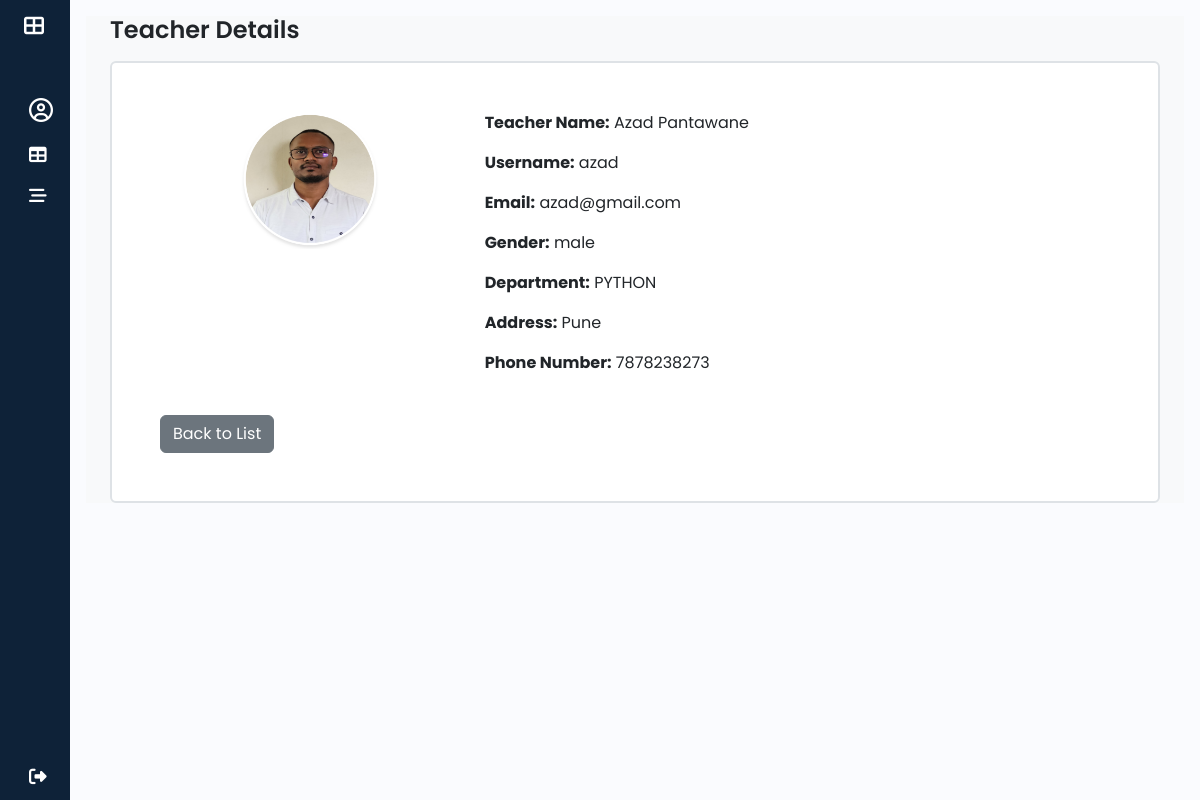
Page /admins/teacher/detail/26/ on the committed database.
### attendance/models.py (models this page shows, shortened)
class Teacher(models.Model):
    user = models.OneToOneField(User,on_delete=models.CASCADE,primary_key=True,related_name='teacher_model')
    gender = models.CharField(max_length=20,default='male')
    phone_no = models.CharField(max_length=10,unique=True,null=True,blank=True)
    address = models.TextField(null=True,blank=True)
    joining_date = models.DateField(auto_now_add=True)
    department = models.CharField(max_length=100,null=True,blank=True)
    is_active = models.BooleanField(default=True)
    created_at = models.DateTimeField(auto_now_add=True,blank=True,null=True)
    updated_at = models.DateTimeField(auto_now=True,blank=True,null=True)

class User(AbstractUser):
    USER_TYPE = [
        ('ADMIN', 'Admin'),
        ('STUDENT','student'),
        ('TEACHER','teacher'),
    ]
    user_type = models.CharField(max_length=25,choices = USER_TYPE,default='STUDENT',null=False,blank=False)
    profile_pic = models.ImageField(upload_to='profile_pics/',null=True,blank=True)
    email_verified = models.BooleanField(default=False)
    otp = models.CharField(max_length=6, blank=True, null=True)
    groups = models.ManyToManyField(
        Group,
        related_name="custom_user_groups",  # Avoids conflict with auth.User.groups
        blank=True
    )
    user_permissions = models.ManyToManyField(
        Permission,
        related_name="custom_user_permissions",  # Avoids conflict with auth.User.user_permissions
        blank=True
    )

### ITP_STU_ATTENDANCE/adminViews.py (the view)
# urls.py: path('admins/teacher/detail/<int:id>/',adminViews.teacher_detail,name="teacher_detail"),
def teacher_detail(request,id):
    teacher = get_object_or_404(Teacher,user_id=id)
    return render(request, 'admin/teacherDetail.html', {'teacher': teacher})

### templates/admin/teacherDetail.html (shortened to what this page needs)
{% extends "base.html" %}
{% block content %}
<section class="container-fluid bg-light" id="main-content">
            <div class="container">
                <h1>Teacher Details</h1>
                <div class="content bg-white p-5 my-3 border border-2 rounded">
                    <div class="row">
                        <div class="col-md-4 text-center">
                            {% if teacher.user.profile_pic %}
                                <img src="{{ teacher.user.profile_pic.url }}" alt="Profile Picture" class="img-fluid" width="150">
                            {% endif %}
                        </div>
                        <div class="col-md-8">
                            <p><strong>Teacher Name:</strong> {{ teacher.user.first_name }} {{ teacher.user.last_name }}</p>
                            <p><strong>Username:</strong> {{ teacher.user.username }}</p>
                            <p><strong>Email:</strong> {{ teacher.user.email }}</p>
                            <p><strong>Gender:</strong> {{ teacher.gender }}</p>
                            <p><strong>Department:</strong> {{ teacher.department }}</p>
                            <p><strong>Address:</strong> {{ teacher.address }}</p>
                            <p><strong>Phone Number:</strong> {{ teacher.phone_no }}</p>
                        </div>
                    </div>
                    <div class="mt-4">
                        <a href="{% url 'teacher_list' %}" class="btn btn-secondary">Back to List</a>
                    </div>
                </div>
            </div>
</section>
{% endblock content %}

### static/css/sidebar.css (style rules this page uses)
a { text-decoration: none; }
h1 { font-weight: 600; font-size: 1.5rem; }
body { font-family: 'Poppins', sans-serif; }

### rows in the picture
Teacher: user.profile_pic (picture), user.first_name "Azad", user.last_name "Pantawane", user.username "azad", user.email "azad@gmail.com", gender "male", department "PYTHON", address "Pune", phone_no "7878238273"
